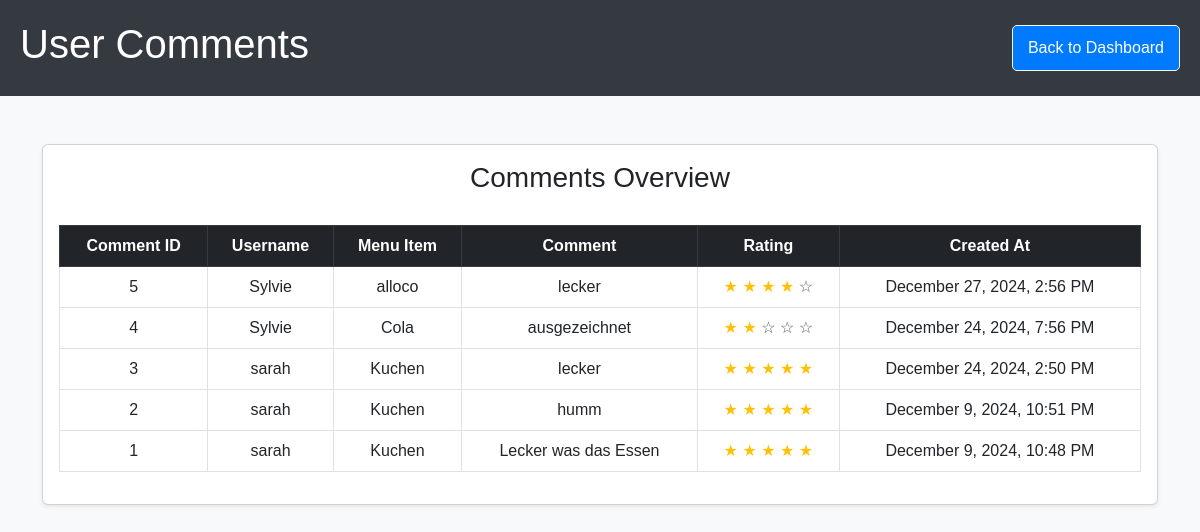
The page /comment.php on the database its author committed.
### tables this page shows
CREATE TABLE `comments` (
  `comment_id` int(11) NOT NULL,
  `order_id` int(11) DEFAULT NULL,
  `user_id` int(11) DEFAULT NULL,
  `comment` text NOT NULL,
  `created_at` datetime DEFAULT current_timestamp(),
  `rating` int(11) DEFAULT NULL
);

CREATE TABLE `users` (
  `user_id` int(11) NOT NULL,
  `username` varchar(255) NOT NULL,
  `email` varchar(255) NOT NULL,
  `password` varchar(255) NOT NULL,
  `role` enum('customer','admin') NOT NULL,
  `created_at` datetime DEFAULT current_timestamp()
);

CREATE TABLE `menu` (
  `menu_id` int(11) NOT NULL,
  `name` varchar(255) NOT NULL,
  `description` text DEFAULT NULL,
  `price` double DEFAULT NULL,
  `category_id` int(11) DEFAULT NULL,
  `image_url` varchar(1000) NOT NULL
);

### comment.php (the view, shortened to what this page needs)
<?php
$link = getDB();
$sql = "
    SELECT c.comment_id, c.comment, c.created_at, c.rating, u.username, o.menu_fk, m.name AS menu_name
    FROM comments c
    JOIN users u ON c.user_id = u.user_id
    JOIN orders o ON c.order_id = o.order_id
    JOIN menu m ON o.menu_fk = m.menu_id
    ORDER BY c.created_at DESC
";
$result = mysqli_query($link, $sql);
$dashboardUrl = isset($_SESSION['role']) && $_SESSION['role'] === 'admin' ? 'admin_dashboard.php' : 'customer_dashboard.php';
?>
<!DOCTYPE html>
<html lang="en">
<head>
    <link href="https://cdn.jsdelivr.net/npm/bootstrap@5.3.0-alpha3/dist/css/bootstrap.min.css" rel="stylesheet">
</head>
<body>
    <header class="header">
        <h1>User Comments</h1>
        <a href="<?= htmlspecialchars($dashboardUrl); ?>" class="btn btn-outline-light">Back to Dashboard</a>
    </header>
    <div class="container mt-5">
        <div class="card shadow-sm">
            <div class="card-body">
                <h3 class="text-center mb-4">Comments Overview</h3>
                <div class="table-responsive">
                    <?php if (mysqli_num_rows($result) > 0): ?>
                        <table class="table table-bordered table-hover align-middle text-center">
                            <thead class="table-dark">
                                <tr>
                                    <th>Comment ID</th>
                                    <th>Username</th>
                                    <th>Menu Item</th>
                                    <th>Comment</th>
                                    <th>Rating</th>
                                    <th>Created At</th>
                                </tr>
                            </thead>
                            <tbody>
                                <?php while ($row = mysqli_fetch_assoc($result)): ?>
                                    <tr>
                                        <td><?= htmlspecialchars($row['comment_id']); ?></td>
                                        <td><?= htmlspecialchars($row['username']); ?></td>
                                        <td><?= htmlspecialchars($row['menu_name']); ?></td>
                                        <td><?= htmlspecialchars($row['comment']); ?></td>
                                        <td>
                                            <?php for ($i = 1; $i <= 5; $i++): ?>
                                                <?php if ($i <= $row['rating']): ?>
                                                    <span class="text-warning">&#9733;</span>
                                                <?php else: ?>
                                                    <span class="text-muted">&#9734;</span>
                                                <?php endif; ?>
                                            <?php endfor; ?>
                                        </td>
                                        <td><?= date("F j, Y, g:i A", strtotime($row['created_at'])); ?></td>
                                    </tr>
                                <?php endwhile; ?>
                            </tbody>
                        </table>
                    <?php else: ?>
                        <p class="empty-message">No comments available.</p>
                    <?php endif; ?>
                </div>
            </div>
        </div>
    </div>
</body>
</html>

### comment.php (style rules this page uses)
body { font-family: Arial, sans-serif; background-image: url('https://lafrodisiacrestaurant.fr/wp-content/uploads/2021/02/LAdrodisiac-Restaurant-Photo-3-2048x1365.jpg'); background-color: #f8f9fa; }
.header { background-color: #343a40; color: white; padding: 20px; display: flex; align-items: center; justify-content: space-between; }
.header a { color: white; text-decoration: none; padding: 10px 15px; background-color: #007bff; border-radius: 5px; transition: background-color 0.2s ease; }
.table-responsive { margin-top: 30px; }

### rows shown on the page
comments: comment_id "5", user.username "Sylvie", menu.name "alloco", comment "lecker", rating 4 (drawn), created_at "December 27, 2024, 2:56 PM"
comments: comment_id "4", user.username "Sylvie", menu.name "Cola", comment "ausgezeichnet", rating 2 (drawn), created_at "December 24, 2024, 7:56 PM"
comments: comment_id "3", user.username "sarah", menu.name "Kuchen", comment "lecker", rating 5 (drawn), created_at "December 24, 2024, 2:50 PM"
comments: comment_id "2", user.username "sarah", menu.name "Kuchen", comment "humm", rating 5 (drawn), created_at "December 9, 2024, 10:51 PM"
comments: comment_id "1", user.username "sarah", menu.name "Kuchen", comment "Lecker was das Essen", rating 5 (drawn), created_at "December 9, 2024, 10:48 PM"
